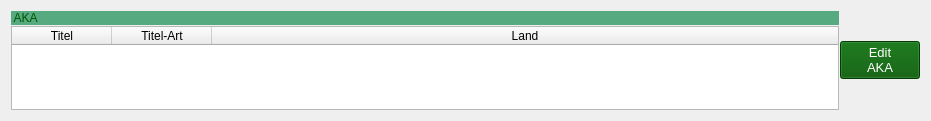
       <widget class="QWidget" name="layoutWidget">
        <property name="geometry">
         <rect>
          <x>50</x>
          <y>170</y>
          <width>931</width>
          <height>121</height>
         </rect>
        </property>
        <layout class="QHBoxLayout" name="horizontalLayout_9">
         <property name="spacing">
          <number>1</number>
         </property>
         <item>
          <layout class="QHBoxLayout" name="horizontalLayout_3">
           <item>
            <layout class="QVBoxLayout" name="verticalLayout_4">
             <property name="spacing">
              <number>1</number>
             </property>
             <item>
              <widget class="QLabel" name="lbl_aka">
               <property name="sizePolicy">
                <sizepolicy hsizetype="Preferred" vsizetype="Fixed">
                 <horstretch>13</horstretch>
                 <verstretch>0</verstretch>
                </sizepolicy>
               </property>
               <property name="styleSheet">
                <string notr="true">background-color: rgb(85, 170, 127);
color: rgb(0, 85, 0);</string>
               </property>
               <property name="text">
                <string> AKA</string>
               </property>
              </widget>
             </item>
             <item>
              <widget class="QTableWidget" name="tblAKA">
               <property name="sizePolicy">
                <sizepolicy hsizetype="Expanding" vsizetype="Preferred">
                 <horstretch>0</horstretch>
                 <verstretch>0</verstretch>
                </sizepolicy>
               </property>
               <property name="maximumSize">
                <size>
                 <width>16777215</width>
                 <height>100</height>
                </size>
               </property>
               <property name="styleSheet">
                <string notr="true">QHeaderView::section {background-color: qlineargradient(x1: 0, y1: 1, x2:1 , y2: 0,stop: 0  #81F79F, stop: 1 white);}
QTableWidget::item {background-color: rgb(255, 255, 255);}
color: rgb(0, 85, 0);

</string>
               </property>
               <property name="columnCount">
                <number>3</number>
               </property>
               <attribute name="horizontalHeaderStretchLastSection">
                <bool>true</bool>
               </attribute>
               <attribute name="verticalHeaderVisible">
                <bool>false</bool>
               </attribute>
               <attribute name="verticalHeaderStretchLastSection">
                <bool>false</bool>
               </attribute>
               <column>
                <property name="text">
                 <string>Titel</string>
                </property>
               </column>
               <column>
                <property name="text">
                 <string>Titel-Art</string>
                </property>
               </column>
               <column>
                <property name="text">
                 <string>Land</string>
                </property>
               </column>
              </widget>
             </item>
            </layout>
           </item>
          </layout>
         </item>
         <item>
          <layout class="QVBoxLayout" name="verticalLayout_9">
           <property name="spacing">
            <number>1</number>
           </property>
           <item>
            <widget class="QPushButton" name="EditBtn_AKA">
             <property name="font">
              <font>
               <pointsize>10</pointsize>
              </font>
             </property>
             <property name="styleSheet">
              <string notr="true">color: rgb(255, 255, 255);
background-color:rgb(0, 85, 0)</string>
             </property>
             <property name="text">
              <string>Edit
AKA</string>
             </property>
            </widget>
           </item>
          </layout>
         </item>
        </layout>
       </widget>
